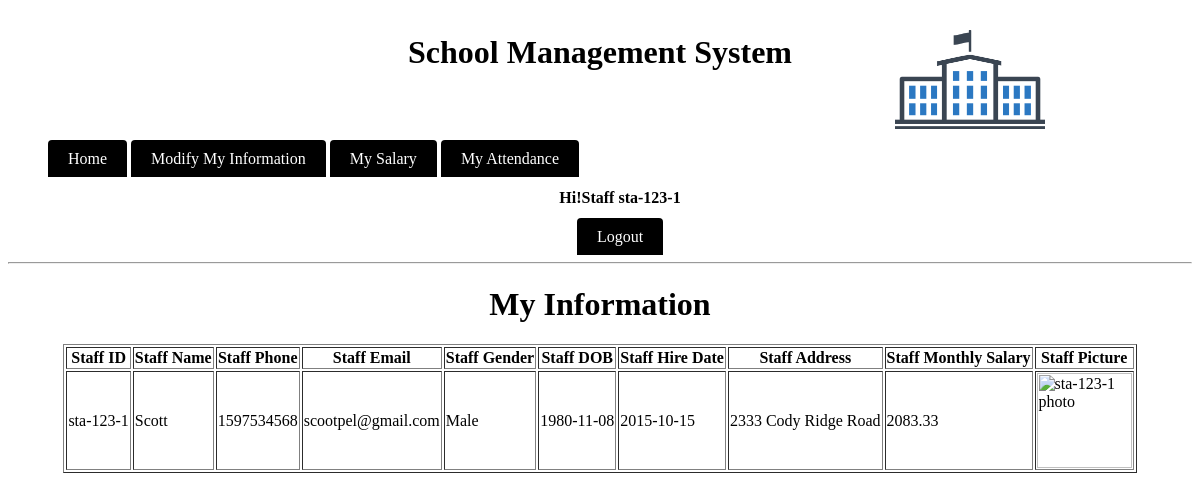
/module/staff (signed in), run on the app's committed database.
### tables this page shows
CREATE TABLE `staff` (
  `id` varchar(20) NOT NULL,
  `name` varchar(20) NOT NULL,
  `password` varchar(20) NOT NULL,
  `phone` varchar(20) NOT NULL,
  `email` varchar(20) NOT NULL,
  `sex` varchar(7) NOT NULL,
  `dob` date NOT NULL,
  `hiredate` date NOT NULL,
  `address` varchar(30) NOT NULL,
  `salary` double NOT NULL
);

### module/staff/main.php (called while the page is built, shortened)
<?php
$check=$_SESSION['login_id'];
$session=mysql_query("SELECT name  FROM staff WHERE id='$check' ");
$row=mysql_fetch_array($session);
$login_session = $loged_user_name = $row['name'];
?>

### module/staff/index.php (the view, shortened to what this page needs)
<?php
include_once('main.php');
$st=mysql_query("SELECT *  FROM staff WHERE id='$check' ");
$stinfo=mysql_fetch_array($st);
?>
<html>
    <head>
		    <link rel="stylesheet" type="text/css" href="../../source/CSS/style.css">
		</head>
    <body>
			 <div class="header"><h1>School Management System</h1></div>
			  <div class="divtopcorner">
				    <img src="../../source/logo.jpg" height="150" width="150" alt="School Management System"/>
				</div>
			<br/><br/>
				<ul>
				       <li class="manulist" >
						    <a class ="menulista" href="index.php">Home</a>
							    <a class ="menulista" href="modify.php">Modify My Information</a>
								<a class ="menulista" href="salary.php">My Salary</a>
								<a class ="menulista" href="attendance.php">My Attendance</a>
								<div align="center">
								<h4>Hi!Staff <?php echo $check." ";?> </h4>
								<a class ="menulista" href="logout.php" onmouseover="changemouseover(this);" onmouseout="changemouseout(this,'<?php echo ucfirst($loged_user_name);?>');"><?php echo "Logout";?></a>
						</div>
						</li>
				</ul>
			  <hr/>
			  <div align="center">
			  	<h1>My Information</h1>
			  <table border="1">
			  <tr>
			  <th>Staff ID</th>
			  <th>Staff Name</th>
			  <th>Staff Phone</th>
			  <th>Staff Email</th>
			  <th>Staff Gender</th>
			  <th>Staff DOB</th>
			  <th>Staff Hire Date</th>
			  <th>Staff Address</th>
			  <th>Staff Monthly Salary</th>
			 <th>Staff Picture</th>
			  </tr>
			  <tr>
			  <td><?php echo $stinfo['id'];?></td>
			  <td><?php echo $stinfo['name'];?></td>
			  <td><?php echo $stinfo['phone'];?></td>
			  <td><?php echo $stinfo['email'];?></td>
			  <td><?php echo $stinfo['sex'];?></td>
			  <td><?php echo $stinfo['dob'];?></td>
			  <td><?php echo $stinfo['hiredate'];?></td>
			  <td><?php echo $stinfo['address'];?></td>
			  <td><?php echo round($stinfo['salary']/12,2);?></td>
			 <td><img src="../images/<?php echo $check.".jpg";?>" height="95" width="95" alt="<?php echo $check." photo";?> "/></td>
			  </tr>
		</body>
</html>

### source/CSS/style.css (style rules this page uses)
.divtopcorner { position:absolute; top:0px; right: 150px; color:black; text-align:center; padding:5px; }
.header { color:black; text-align:center; padding:5px; }
.manulist { display:inline; left:100px; }
.menulista { background-color: black; color: white; padding: 10px 20px; text-decoration: none; border-radius: 4px 4px 0 0; }

### data on the page
staff: id "sta-123-1", name "Scott", phone "1597534568", email "scootpel@gmail.com", sex "Male", dob "1980-11-08", hiredate "2015-10-15", address "2333 Cody Ridge Road", $stinfo['salary']/12 "2083.33"

### other printed values
$check "sta-123-1"
